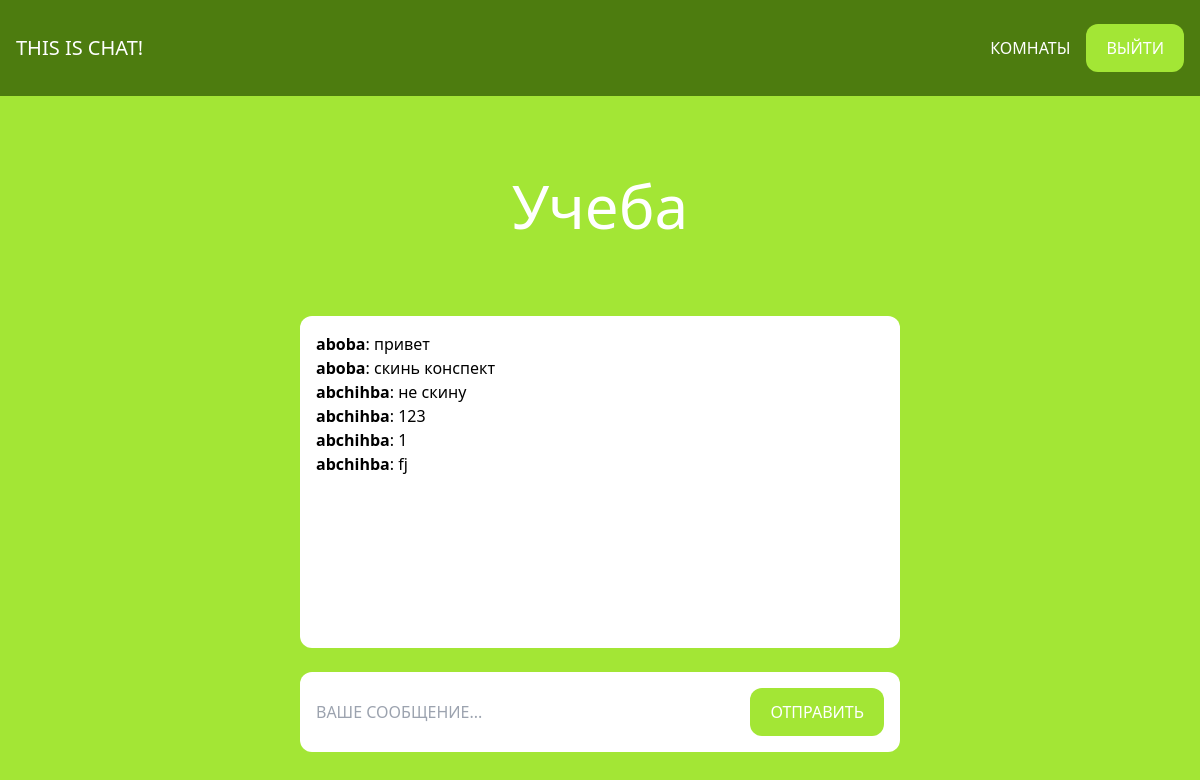
Page /rooms/study/ (signed in) on the committed database.
### room/models.py (models this page shows)
class Room(models.Model):
    name = models.CharField(max_length=255)
    slug = models.SlugField(unique=True)

class Message(models.Model):
    room = models.ForeignKey(Room, related_name='messages', on_delete=models.CASCADE)
    user = models.ForeignKey(User, related_name='messages', on_delete=models.CASCADE)
    content = models.TextField()
    date_added = models.DateTimeField(auto_now_add=True)
    class Meta:
        ordering = ('date_added',)

### room/views.py (the view)
# urls.py: path('rooms/', include('room.urls')),
@login_required
def room(request, slug):
    room = Room.objects.get(slug=slug)
    messages = Message.objects.filter(room=room)[0:50]
    return render(request, 'room/room.html', {'room': room, 'messages': messages})

### room/templates/room/room.html (shortened to what this page needs)
{% extends 'core/base.html' %}
{% block content %}
<div class="p-10 lg:p-20 text-center">
    <h1 class="text-3xl lg:text-6xl text-white">{{ room.name }}</h1>
</div>
<div class="lg:w-2/4 mx-4 lg:mx-auto p-4 bg-white rounded-xl">
    <div class="chat-messages space-y-3" id="chat-messages">
        {% for m in messages %}<b>{{ m.user.username }}</b>: {{ m.content }}<br>{% endfor %}
    </div>
</div>
<div class="lg:w-2/4 mt-6 mx-4 lg:mx-auto p-4 bg-white rounded-xl">
    <form method="post" action="." class="flex">
        <input type="text" name="content" class="flex-1 mr-3" placeholder="ВАШЕ СООБЩЕНИЕ..." id="chat-message-input">
        {% if not request.user.groups.all %}
            <button
                class="px-5 py-3 rounded-xl text-white bg-lime-400 hover:bg-lime-500"
                id="chat-message-submit"
             >ОТПРАВИТЬ</button>
        {% endif %}
    </form>
</div>
{% endblock %}

### core/templates/core/base.html (shortened to what this page needs)
<!DOCTYPE html>
<html>
    <head>
        <script src="https://cdn.tailwindcss.com"></script>
    </head>
    <body class="bg-lime-400">
        <nav class="flex items-center justify-between px-4 py-6 bg-lime-700">
            <div>
                <a href="/" class="text-xl text-white">THIS IS CHAT!</a>
            </div>
            <div class="flex items-center space-x-4">
                {% if request.user.is_authenticated %}
                    <a href="/rooms/" class="text-white hover:text-gray-200">КОМНАТЫ</a>
                    <a href="/logout/" class="px-5 py-3 rounded-xl text-white bg-lime-400 hover:bg-lime-600">ВЫЙТИ</a>
                {% else %}
                    <a href="/login/" class="text-white hover:text-gray-200">ВОЙТИ</a>
                    <a href="/signup/" class="px-5 py-3 rounded-xl text-white bg-lime-400 hover:bg-lime-600">РЕГИСТРАЦИЯ</a>
                {% endif %}
            </div>
        </nav>
        {% block content %}
        {% endblock %}
    </body>
</html>

### core/templates/core/base.html (style rules this page uses)
.chat-messages { height: 300px; overflow-y: auto; }

### rows in the picture
Room: name "Учеба"
Message: user.username "aboba", content "привет"
Message: user.username "aboba", content "скинь конспект"
Message: user.username "abchihba", content "не скину"
Message: user.username "abchihba", content "123"
Message: user.username "abchihba", content "1"
Message: user.username "abchihba", content "fj"
